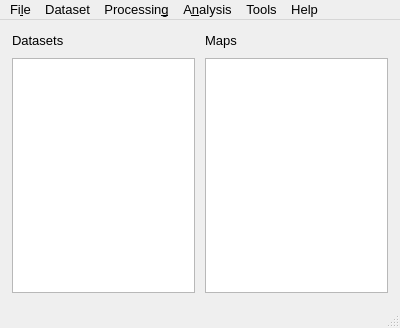
<?xml version="1.0" encoding="UTF-8"?>
<ui version="4.0">
 <class>MainWindow</class>
 <widget class="QMainWindow" name="MainWindow">
  <property name="geometry">
   <rect>
    <x>0</x>
    <y>0</y>
    <width>400</width>
    <height>328</height>
   </rect>
  </property>
  <property name="minimumSize">
   <size>
    <width>400</width>
    <height>300</height>
   </size>
  </property>
  <property name="font">
   <font>
    <pointsize>10</pointsize>
   </font>
  </property>
  <property name="windowTitle">
   <string>Vespucci</string>
  </property>
  <property name="windowIcon">
   <iconset>
    <normaloff>vespuccilogo.svg</normaloff>vespuccilogo.svg</iconset>
  </property>
  <widget class="QWidget" name="centralWidget">
   <widget class="QLabel" name="label">
    <property name="geometry">
     <rect>
      <x>12</x>
      <y>12</y>
      <width>55</width>
      <height>16</height>
     </rect>
    </property>
    <property name="font">
     <font>
      <family>Ubuntu</family>
     </font>
    </property>
    <property name="text">
     <string>Datasets</string>
    </property>
   </widget>
   <widget class="QLabel" name="label_2">
    <property name="geometry">
     <rect>
      <x>205</x>
      <y>12</y>
      <width>35</width>
      <height>16</height>
     </rect>
    </property>
    <property name="text">
     <string>Maps</string>
    </property>
   </widget>
   <widget class="QListView" name="datasetsListView">
    <property name="geometry">
     <rect>
      <x>12</x>
      <y>38</y>
      <width>183</width>
      <height>235</height>
     </rect>
    </property>
   </widget>
   <widget class="QListView" name="mapsListView">
    <property name="geometry">
     <rect>
      <x>205</x>
      <y>38</y>
      <width>183</width>
      <height>235</height>
     </rect>
    </property>
    <property name="sizeAdjustPolicy">
     <enum>QAbstractScrollArea::AdjustIgnored</enum>
    </property>
   </widget>
  </widget>
  <widget class="QMenuBar" name="menuBar">
   <property name="geometry">
    <rect>
     <x>0</x>
     <y>0</y>
     <width>400</width>
     <height>22</height>
    </rect>
   </property>
   <widget class="QMenu" name="menuFile">
    <property name="title">
     <string>Fi&amp;le</string>
    </property>
    <addaction name="actionImport_Dataset_from_File"/>
    <addaction name="actionImport_Dataset_from_Multiple_Files"/>
    <addaction name="actionImport_From_Multiple_Point_Spectra"/>
    <addaction name="separator"/>
    <addaction name="actionBatch_File_Conversion"/>
    <addaction name="separator"/>
    <addaction name="actionExit"/>
   </widget>
   <widget class="QMenu" name="menuHelp">
    <property name="title">
     <string>Help</string>
    </property>
    <addaction name="actionDocumentation"/>
    <addaction name="separator"/>
    <addaction name="actionAbout_Vespucci"/>
    <addaction name="actionCiting_Vespucci"/>
   </widget>
   <widget class="QMenu" name="menuData">
    <property name="title">
     <string>Dataset</string>
    </property>
    <widget class="QMenu" name="menuExport_Dataset_Elements">
     <property name="title">
      <string>&amp;Export Dataset Elements</string>
     </property>
     <addaction name="actionSpectra"/>
     <addaction name="actionAverage_Spectra"/>
     <addaction name="actionAverage_Spectra_with_Abscissa"/>
     <addaction name="actionSpectral_Abscissa"/>
     <addaction name="separator"/>
     <addaction name="actionAll_Data"/>
     <addaction name="separator"/>
     <addaction name="actionLarge_Matrices"/>
    </widget>
    <addaction name="actionUndo"/>
    <addaction name="separator"/>
    <addaction name="actionRun_script"/>
    <addaction name="separator"/>
    <addaction name="menuExport_Dataset_Elements"/>
    <addaction name="actionView_Edit_Spectra"/>
    <addaction name="actionView_Dataset_Elements"/>
    <addaction name="actionDelete_Map"/>
    <addaction name="separator"/>
    <addaction name="actionNew_Composite_Dataset"/>
    <addaction name="separator"/>
    <addaction name="actionCreate_Plot"/>
    <addaction name="separator"/>
    <addaction name="actionSave_Log_File"/>
    <addaction name="actionClose_Dataset"/>
   </widget>
   <widget class="QMenu" name="menuMap">
    <property name="title">
     <string>A&amp;nalysis</string>
    </property>
    <widget class="QMenu" name="menuNew_Multivariate_Map">
     <property name="enabled">
      <bool>true</bool>
     </property>
     <property name="title">
      <string>&amp;Multiviariate Analysis</string>
     </property>
     <addaction name="actionPrincipal_Components_Analysis"/>
     <addaction name="actionPartial_Least_Squares"/>
     <addaction name="actionVertex_Components"/>
     <addaction name="actionK_Means_Clustering"/>
     <addaction name="actionClassical_Least_Squares"/>
    </widget>
    <widget class="QMenu" name="menuPeak_Detection">
     <property name="title">
      <string>&amp;Peak Detection</string>
     </property>
     <addaction name="actionDetect_Peaks"/>
     <addaction name="actionCalculate_Peak_Populations"/>
    </widget>
    <widget class="QMenu" name="menuUnivariate_Analysis">
     <property name="title">
      <string>&amp;Univariate Analysis...</string>
     </property>
     <addaction name="actionNew_Univariate_Map"/>
     <addaction name="actionNew_Band_Ratio_Map"/>
    </widget>
    <addaction name="separator"/>
    <addaction name="menuUnivariate_Analysis"/>
    <addaction name="menuNew_Multivariate_Map"/>
    <addaction name="menuPeak_Detection"/>
    <addaction name="separator"/>
   </widget>
   <widget class="QMenu" name="menuTools">
    <property name="title">
     <string>Tools</string>
    </property>
    <addaction name="actionSettings"/>
    <addaction name="actionSet_Global_Color_Scale"/>
   </widget>
   <widget class="QMenu" name="menuProcessing">
    <property name="title">
     <string>Processin&amp;g</string>
    </property>
    <addaction name="actionFilter_Derivatize"/>
    <addaction name="actionNormalize_Standardize"/>
    <addaction name="actionSubtract_Background"/>
    <addaction name="actionCorrect_Baseline"/>
    <addaction name="actionCrop"/>
    <addaction name="actionReject_Clipped_Spectra"/>
    <addaction name="actionBooleanize_Clamp"/>
    <addaction name="actionRemove_Vectors_of_Zeros"/>
    <addaction name="actionTransform_Abscissa"/>
    <addaction name="actionInterpolate_to_New_Abscissa"/>
    <addaction name="actionFourierTransform"/>
   </widget>
   <addaction name="menuFile"/>
   <addaction name="menuData"/>
   <addaction name="menuProcessing"/>
   <addaction name="menuMap"/>
   <addaction name="menuTools"/>
   <addaction name="menuHelp"/>
  </widget>
  <widget class="QStatusBar" name="statusBar"/>
  <action name="actionExit">
   <property name="text">
    <string>&amp;Exit</string>
   </property>
  </action>
  <action name="actionImport_Dataset_from_File">
   <property name="text">
    <string>&amp;Import Dataset from File</string>
   </property>
   <property name="toolTip">
    <string>Import a hyperspectral dataset from a text or instrument file</string>
   </property>
  </action>
  <action name="actionDocumentation">
   <property name="enabled">
    <bool>true</bool>
   </property>
   <property name="text">
    <string>&amp;Vespucci Webpage</string>
   </property>
  </action>
  <action name="actionAbout_Vespucci">
   <property name="enabled">
    <bool>true</bool>
   </property>
   <property name="text">
    <string>&amp;About Vespucci</string>
   </property>
  </action>
  <action name="actionNew_Univariate_Map">
   <property name="text">
    <string>&amp;Univariate</string>
   </property>
  </action>
  <action name="actionNew_Band_Ratio_Map">
   <property name="enabled">
    <bool>true</bool>
   </property>
   <property name="text">
    <string>&amp;Band Ratio</string>
   </property>
  </action>
  <action name="actionCiting_Vespucci">
   <property name="text">
    <string>&amp;Citing Vespucci</string>
   </property>
  </action>
  <action name="actionPrincipal_Components_Analysis">
   <property name="text">
    <string>&amp;Principal Components</string>
   </property>
  </action>
  <action name="actionPartial_Least_Squares">
   <property name="enabled">
    <bool>true</bool>
   </property>
   <property name="text">
    <string>Partial &amp;Least Squares</string>
   </property>
  </action>
  <action name="actionVertex_Components">
   <property name="enabled">
    <bool>true</bool>
   </property>
   <property name="text">
    <string>&amp;Vertex Components</string>
   </property>
  </action>
  <action name="actionFilter_Derivatize">
   <property name="text">
    <string>&amp;Filter/Derivatize</string>
   </property>
  </action>
  <action name="actionNormalize_Standardize">
   <property name="text">
    <string>&amp;Normalize/Standardize</string>
   </property>
  </action>
  <action name="actionSubtract_Background">
   <property name="text">
    <string>&amp;Subtract Background</string>
   </property>
  </action>
  <action name="actionCorrect_Baseline">
   <property name="enabled">
    <bool>true</bool>
   </property>
   <property name="text">
    <string>&amp;Correct Baseline</string>
   </property>
  </action>
  <action name="actionSpectra">
   <property name="text">
    <string>&amp;Spectra</string>
   </property>
  </action>
  <action name="actionSpectral_Abscissa">
   <property name="text">
    <string>S&amp;pectral Abscissa</string>
   </property>
   <property name="toolTip">
    <string>Spectral Abscissa</string>
   </property>
  </action>
  <action name="actionAll_Data">
   <property name="text">
    <string>All &amp;Data</string>
   </property>
  </action>
  <action name="actionAverage_Spectra">
   <property name="text">
    <string>&amp;Average Spectra</string>
   </property>
  </action>
  <action name="actionAverage_Spectra_with_Abscissa">
   <property name="text">
    <string>Average Spectra (&amp;with Abscissa)</string>
   </property>
   <property name="toolTip">
    <string>Average Spectra (with Abscissa)</string>
   </property>
  </action>
  <action name="actionClose_Dataset">
   <property name="text">
    <string>C&amp;lose Dataset</string>
   </property>
  </action>
  <action name="actionCrop">
   <property name="text">
    <string>Cro&amp;p</string>
   </property>
  </action>
  <action name="actionView_Dataset_Elements">
   <property name="text">
    <string>V&amp;iew Dataset Elements</string>
   </property>
  </action>
  <action name="actionSet_Global_Color_Scale">
   <property name="text">
    <string>&amp;Set Global Color Scale...</string>
   </property>
  </action>
  <action name="actionK_Means_Clustering">
   <property name="text">
    <string>&amp;K-Means Clustering</string>
   </property>
  </action>
  <action name="actionUndo">
   <property name="text">
    <string>&amp;Undo/Redo</string>
   </property>
  </action>
  <action name="actionCreate_Plot">
   <property name="text">
    <string>&amp;Create Plot</string>
   </property>
  </action>
  <action name="actionDelete_Map">
   <property name="text">
    <string>&amp;Delete Map</string>
   </property>
  </action>
  <action name="actionNew_Composite_Dataset">
   <property name="text">
    <string>&amp;New Composite Dataset...</string>
   </property>
  </action>
  <action name="actionMultivariate_Analysis">
   <property name="text">
    <string>Multivariate Analysis...</string>
   </property>
  </action>
  <action name="actionReject_Clipped_Spectra">
   <property name="text">
    <string>&amp;Reject Spectra by Threshold</string>
   </property>
  </action>
  <action name="actionSpectra_as_Columns">
   <property name="text">
    <string>Spectra (as Columns)</string>
   </property>
  </action>
  <action name="actionLarge_Matrices">
   <property name="text">
    <string>&amp;Large Matrices...</string>
   </property>
  </action>
  <action name="actionView_Edit_Spectra">
   <property name="text">
    <string>&amp;View/Remove Spectra</string>
   </property>
  </action>
  <action name="actionBooleanize_Clamp">
   <property name="text">
    <string>&amp;Booleanize/Clamp</string>
   </property>
  </action>
  <action name="actionRemove_Vectors_of_Zeros">
   <property name="text">
    <string>Remove &amp;Vectors of Zeros</string>
   </property>
  </action>
  <action name="actionRun_script">
   <property name="enabled">
    <bool>false</bool>
   </property>
   <property name="text">
    <string>&amp;Run Script</string>
   </property>
  </action>
  <action name="actionDetect_Peaks">
   <property name="text">
    <string>&amp;Detect Peaks...</string>
   </property>
  </action>
  <action name="actionCalculate_Peak_Populations">
   <property name="text">
    <string>&amp;Calculate Peak Populations</string>
   </property>
  </action>
  <action name="actionImport_From_Multiple_Point_Spectra">
   <property name="text">
    <string>Import &amp;From Multiple Point Spectra</string>
   </property>
   <property name="toolTip">
    <string>Create a new dataset by importing multiple files representing single points</string>
   </property>
  </action>
  <action name="actionTransform_Abscissa">
   <property name="text">
    <string>&amp;Transform Abscissa</string>
   </property>
  </action>
  <action name="actionInterpolate_to_New_Abscissa">
   <property name="text">
    <string>&amp;Interpolate to New Abscissa</string>
   </property>
  </action>
  <action name="actionFourierTransform">
   <property name="text">
    <string>F&amp;ourier Transform</string>
   </property>
  </action>
  <action name="actionBatch_File_Conversion">
   <property name="text">
    <string>&amp;Batch File Conversion</string>
   </property>
  </action>
  <action name="actionClassical_Least_Squares">
   <property name="text">
    <string>&amp;Classical Least Squares</string>
   </property>
  </action>
  <action name="actionBand_Ratio">
   <property name="text">
    <string>Band Ratio</string>
   </property>
  </action>
  <action name="actionSettings">
   <property name="text">
    <string>&amp;Settings</string>
   </property>
  </action>
  <action name="actionSave_Log_File">
   <property name="text">
    <string>&amp;Save Log File</string>
   </property>
  </action>
  <action name="actionImport_Dataset_from_Multiple_Files">
   <property name="enabled">
    <bool>true</bool>
   </property>
   <property name="text">
    <string>Import Dataset from Multiple Files</string>
   </property>
   <property name="toolTip">
    <string>Import a dataset from a CSV file containing paths to files, concatenating spatially based on relative positions of file names in the CSV file.</string>
   </property>
  </action>
 </widget>
 <layoutdefault spacing="6" margin="11"/>
 <resources/>
 <connections/>
</ui>
